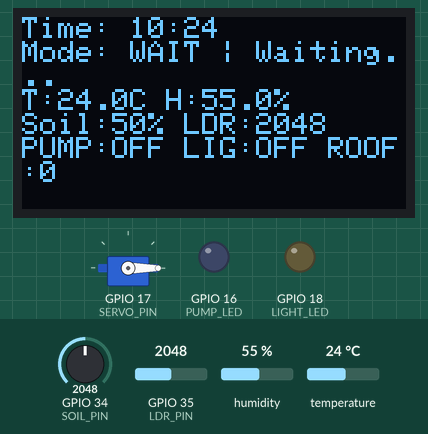
The program below on a simulated ESP32. Shown: servo, 128×64 one-colour display, output pins drawn as LEDs (lit = HIGH). Inputs (shaded band) come from the test bench; at power-on: temperature 24 °C, GPIO 34 (SOIL_PIN) = 2048, GPIO 35 (LDR_PIN) = 2048, humidity 55 %. WiFi joins after 1.5 s; servers stay silent unless stated; the local clock reads 2024-03-15 10:24:30 at power-on unless the program sets it; random numbers use the default seed unless the program sets one; no MQTT or app messages arrive unless stated; what the program prints to the serial monitor is not drawn.

Above: at 2.7 s.
2.8 s: temperature set to 41 °C
At 4.2 s:
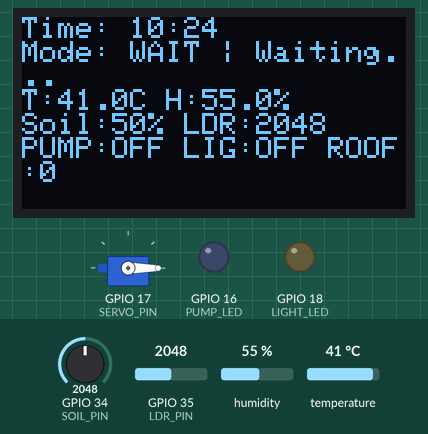
5.2 s: GPIO 34 (SOIL_PIN) set to 1960
At 6.2 s:
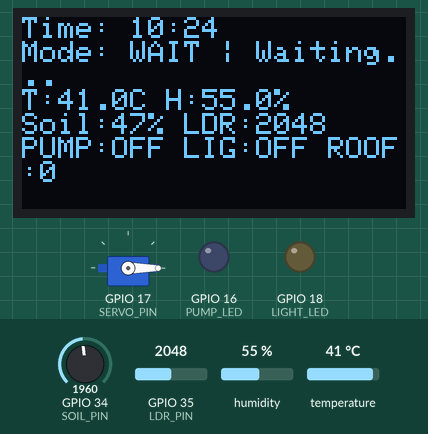
6.7 s: GPIO 35 (LDR_PIN) set to 1960
At 7.2 s:
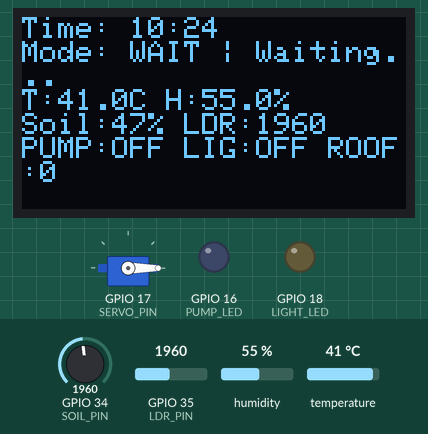
8.3 s: humidity set to 22 %
At 10.6 s:
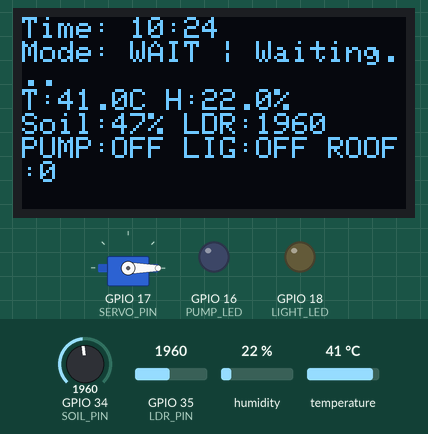
11.3 s: GPIO 34 (SOIL_PIN) set to 2040
12.8 s: GPIO 35 (LDR_PIN) set to 2040
At 13.6 s:
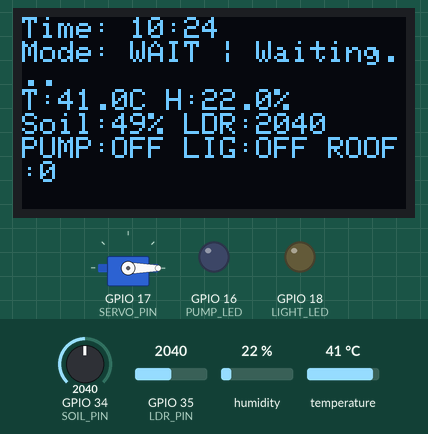
Timing chart, 0 to 15.8 s (numbered marks = the images above; inputs shaded):
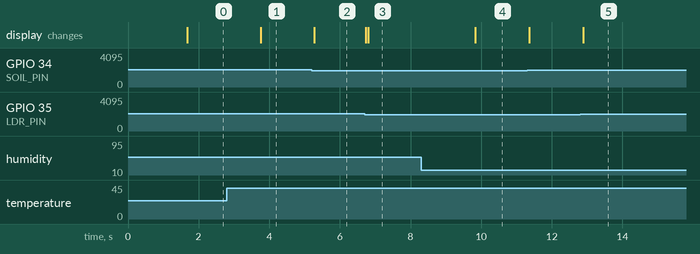

The program:

main.cpp
```cpp
#include <Adafruit_GFX.h>
#include <Adafruit_SSD1306.h>
#include <Arduino.h>
#include <ArduinoJson.h>
#include <DHT.h>
#include <ESP32Servo.h>
#include <PubSubClient.h>
#include <WiFi.h>
#include <WiFiClientSecure.h>
#include <time.h>

// --- Terminal Colors ---
#define CLR_RST "\x1B[0m"
#define CLR_RED "\x1B[31m"
#define CLR_GRN "\x1B[32m"
#define CLR_YLW "\x1B[33m"
#define CLR_BLU "\x1B[34m"
#define CLR_CYN "\x1B[36m"

// --- CẤU HÌNH ---
const char *ssid = "Wokwi-GUEST";
const char *password = "";
const char *mqtt_server = "*";
const char *mqtt_user = "*";
const char *mqtt_pass = "*";
const int mqtt_port = 8883;

// --- NTP SERVER ---
const char *ntpServer = "pool.ntp.org";
const long gmtOffset_sec = 7 * 3600; // UTC+7 (Việt Nam)
const int daylightOffset_sec = 0;

// --- CHÂN THIẾT BỊ ---
#define DHTPIN 15
#define DHTTYPE DHT22
#define SOIL_PIN 34
#define LDR_PIN 35
#define PUMP_LED 16
#define LIGHT_LED 18
#define BUZZER 19
#define SERVO_PIN 17

#define OLED_WIDTH 128
#define OLED_HEIGHT 64

DHT dht(DHTPIN, DHTTYPE);
Servo roofServo;
Adafruit_SSD1306 display(OLED_WIDTH, OLED_HEIGHT, &Wire, -1);
WiFiClientSecure espClient;
PubSubClient client(espClient);

// Biến điều khiển config (từ AUTO mode)
String currentCrop = "Waiting...";
int minMoisture = 0, maxMoisture = 0;
String currentMode = "WAIT";

// Trạng thái thiết bị hiện tại
bool isPumpOn = false;
bool isLightOn = false;
int roofAngle = 0; // 0 = đóng, 90 = mở

// Biến lưu trạng thái cũ để so sánh thay đổi và chống tràn terminal
float lastSentT = -1.0, lastSentH = -1.0;
int lastSentSoil = -1, lastSentLdr = -1;
bool lastSentPump = false, lastSentLight = false;
int lastSentRoof = -1;
String lastSentAlert = "";

unsigned long lastSend = 0;

// Hàm lọc nhiễu Analog
int readAverage(int pin) {
  long sum = 0;
  for (int i = 0; i < 10; i++) {
    sum += analogRead(pin);
    delay(2);
  }
  return sum / 10;
}

void setup_display() {
  if (!display.begin(SSD1306_SWITCHCAPVCC, 0x3C)) {
    Serial.println("Loi OLED!");
    for (;;)
      ;
  }
  display.clearDisplay();
  display.setTextSize(1);
  display.setTextColor(WHITE);
  display.setCursor(0, 10);
  display.println("Smart Farm Starting...");
  display.display();
}

void update_oled(float t, float h, int s, int ldr_val, struct tm timeinfo) {
  display.clearDisplay();
  display.setCursor(0, 0);

  // Hiển thị giờ hiện tại
  display.printf("Time: %02d:%02d\n", timeinfo.tm_hour, timeinfo.tm_min);
  display.printf("Mode: %s | %s\n", currentMode.c_str(), currentCrop.c_str());
  display.printf("T:%.1fC H:%.1f%%\n", t, h);
  display.printf("Soil:%d%% LDR:%d\n", s, ldr_val);

  // Trạng thái
  display.printf("PUMP:%s LIG:%s ROOF:%d", isPumpOn ? "ON" : "OFF",
                 isLightOn ? "ON" : "OFF", roofAngle);
  display.display();
}

void setup_wifi() {
  Serial.print("\n" CLR_CYN "[SYSTEM] Connecting WiFi..." CLR_RST);
  WiFi.begin(ssid, password);
  while (WiFi.status() != WL_CONNECTED) {
    delay(500);
    Serial.print(".");
  }
  Serial.println(CLR_GRN " OK!" CLR_RST);
  espClient.setInsecure();

  // Cài đặt thư viện lấy thời gian Internet
  configTime(gmtOffset_sec, daylightOffset_sec, ntpServer);
  struct tm timeinfo;
  if (!getLocalTime(&timeinfo)) {
    Serial.println("\n" CLR_RED "[EROR] Failed to obtain time" CLR_RST);
  } else {
    Serial.println("\n" CLR_GRN "[SYSTEM] Time synced successfully!" CLR_RST);
  }
}

// Cập nhật trạng thái đầu ra vật lý
void updateHardware() {
  digitalWrite(PUMP_LED, isPumpOn ? HIGH : LOW);
  digitalWrite(LIGHT_LED, isLightOn ? HIGH : LOW);

  // Ghi trực tiếp góc vào Servo (đã sửa lỗi chặn logic)
  roofServo.write(roofAngle);
}

void callback(char *topic, byte *payload, unsigned int length) {
  JsonDocument doc;
  DeserializationError error = deserializeJson(doc, payload, length);
  if (error)
    return;

  if (doc["cmd"] == "update_config") {
    if (doc["crop"].is<String>())
      currentCrop = doc["crop"].as<String>();
    if (doc["min"].is<int>())
      minMoisture = doc["min"];
    if (doc["max"].is<int>())
      maxMoisture = doc["max"];
    if (doc["mode"].is<String>())
      currentMode = doc["mode"].as<String>();
    Serial.println("\n" CLR_YLW
                   "[CONFIG] Data Updated from Dashboard!" CLR_RST);
  } else if (doc["cmd"] == "control" && currentMode == "MANUAL") {
    if (doc["pump"].is<String>())
      isPumpOn = (doc["pump"] == "ON");
    if (doc["light"].is<String>())
      isLightOn = (doc["light"] == "ON");
    if (doc["roof"].is<String>())
      roofAngle = (doc["roof"] == "OPEN") ? 90 : 0;

    updateHardware();
    Serial.println("\n" CLR_YLW "[MANUAL] Command Executed!" CLR_RST);
  }
}

void reconnect() {
  while (!client.connected()) {
    String clientId = "ESP32Farm-" + String(random(0xffff), HEX);
    if (client.connect(clientId.c_str(), mqtt_user, mqtt_pass)) {
      client.subscribe("farm/config");
      client.subscribe("farm/manual");
      Serial.println("\n" CLR_GRN "[MQTT] Connected and Ready!" CLR_RST);
    } else {
      Serial.print(CLR_RED "." CLR_RST);
      delay(5000);
    }
  }
}

void setup() {
  Serial.begin(115200);
  pinMode(PUMP_LED, OUTPUT);
  pinMode(LIGHT_LED, OUTPUT);
  pinMode(BUZZER, OUTPUT);


  ESP32PWM::allocateTimer(0);
  ESP32PWM::allocateTimer(1);
  ESP32PWM::allocateTimer(2);
  ESP32PWM::allocateTimer(3);
  roofServo.setPeriodHertz(50);
  roofServo.attach(SERVO_PIN, 500, 2400);
  roofAngle = 0;
  roofServo.write(roofAngle);

  dht.begin();
  setup_display();
  setup_wifi();

  client.setServer(mqtt_server, mqtt_port);
  client.setCallback(callback);
}

void loop() {
  if (!client.connected())
    reconnect();
  client.loop();

  // Đọc dữ liệu
  float h = dht.readHumidity();
  float t = dht.readTemperature();
  if (isnan(h) || isnan(t))
    return;

  int soil = map(readAverage(SOIL_PIN), 0, 4095, 0, 100);
  int ldr_value = readAverage(LDR_PIN);

  struct tm timeinfo;
  getLocalTime(&timeinfo);
  int hour = timeinfo.tm_hour;

  // Xử lý Logic AUTO
  if (currentMode == "AUTO") {
    // --- LỚP 1: BƠM TƯỚI NƯỚC ---
    bool inWateringTime = ((hour >= 5 && hour < 8) || (hour >= 16 && hour < 18));
    if (inWateringTime && minMoisture > 0) {
      if (soil < minMoisture)
        isPumpOn = true;
      else if (soil >= maxMoisture)
        isPumpOn = false;
    } else {
      isPumpOn = false;
    }

    // --- LỚP 2: QUẠT/MÁI CHE (SERVO) ---

    if (h >= 90.0) {
      roofAngle = 0; // Cực ẩm / Mưa to -> Đóng mái
    } else if (t >= 32.0) {
      roofAngle = 90; // Quá nóng -> Mở mái tản nhiệt
    } else if (h >= 75.0 && h < 90.0) {
      roofAngle = 90; // Hơi ẩm hầm bí -> Mở thông gió
    } else if (t <= 29.0 && h < 75.0) {
      roofAngle = 0; // Mát mẻ, khô ráo -> Đóng mái giữ nhiệt
    }

    // --- LỚP 3: CHIẾU SÁNG ---
    bool inNightRestTime = (hour >= 20 || hour < 5);
    if (inNightRestTime) {
      isLightOn = false;
    } else {
      if (ldr_value > 2000)
        isLightOn = true;
      else if (ldr_value < 1000)
        isLightOn = false;
    }

    // --- LỚP 4: CẢNH BÁO (CÒI) ---
    if (t > 35.0) {
      tone(BUZZER, 1500); // Kêu gắt báo nóng
    } else if (soil < 10) {
      tone(BUZZER, 800); // Kêu trầm báo khô
    } else {
      noTone(BUZZER);
    }

    updateHardware();
  } else if (currentMode == "MAINT." || currentMode == "WAIT") {
    // Tắt hết thiết bị khi bảo trì hoặc chờ lệnh
    isPumpOn = false;
    isLightOn = false;
    roofAngle = 0;
    noTone(BUZZER);
    updateHardware();
  }

  update_oled(t, h, soil, ldr_value, timeinfo);

  // TRÌNH BÀY TERMINAL
  String currentAlert = (t > 35.0) ? "HOT" : (soil < 10 ? "DRY" : "OK");

  bool sensorsChanged =
      (abs(t - lastSentT) > 0.5 || abs(h - lastSentH) > 1.0 ||
       abs(soil - lastSentSoil) > 1 || abs(ldr_value - lastSentLdr) > 50);

  bool devicesChanged =
      (isPumpOn != lastSentPump || isLightOn != lastSentLight ||
       roofAngle != lastSentRoof || currentAlert != lastSentAlert);

  if (sensorsChanged || devicesChanged || (millis() - lastSend > 30000)) {

    // 1. In Serial (ANSI Colors + Clean Block Format)
    Serial.println(
        "\n" CLR_CYN
        "==================== [ STATE UPDATE ] ====================" CLR_RST);
    Serial.printf("Time: %02d:%02d:%02d | Mode: %s | Crop: %s\n",
                  timeinfo.tm_hour, timeinfo.tm_min, timeinfo.tm_sec,
                  currentMode.c_str(), currentCrop.c_str());

    Serial.print("Sensors: ");
    if (t > 35.0)
      Serial.print(CLR_RED);
    else
      Serial.print(CLR_GRN);
    Serial.printf("Temp: %.1fC " CLR_RST, t);
    Serial.printf("| Humi: %.1f%% | ", h);

    if (soil < 10)
      Serial.print(CLR_RED);
    else
      Serial.print(CLR_BLU);
    Serial.printf("Soil: %d%% " CLR_RST, soil);
    Serial.printf("| LDR: %d\n", ldr_value);

    Serial.printf("Devices: Pump [%s] | Light [%s] | Roof Servo [%d deg]\n",
                  isPumpOn ? "ON" : "OFF", isLightOn ? "ON" : "OFF", roofAngle);

    if (currentAlert != "OK") {
      Serial.print(CLR_YLW "CRITICAL: " CLR_RST);
      Serial.println((currentAlert == "HOT") ? "High Temperature Alert!"
                                             : "Soil Moisture Low Alert!");
    }
    Serial.println(
        CLR_CYN
        "==========================================================" CLR_RST);

    // 2. Gửi MQTT
    JsonDocument docOut;
    docOut["temp"] = t;
    docOut["humi"] = h;
    docOut["soil"] = soil;
    docOut["ldr"] = ldr_value;
    docOut["pump"] = isPumpOn ? "ON" : "OFF";
    docOut["light"] = isLightOn ? "ON" : "OFF";
    docOut["roof"] = (roofAngle > 0) ? "OPEN" : "CLOSED";
    docOut["alert"] = (t > 35.0) ? "Nhiệt độ quá cao!"
                                 : (soil < 10 ? "Đất quá khô!" : "Bình thường");

    char buffer[256];
    serializeJson(docOut, buffer);
    client.publish("farm/sensors", buffer);

    // Lưu lại trạng thái vừa gửi
    lastSentT = t;
    lastSentH = h;
    lastSentSoil = soil;
    lastSentLdr = ldr_value;
    lastSentPump = isPumpOn;
    lastSentLight = isLightOn;
    lastSentRoof = roofAngle;
    lastSentAlert = currentAlert;
    lastSend = millis();


    updateHardware();
  }
}
```

Measured:
- after the input at 2.8 s, the display: changes after 0.95 s (image 1)
- after the input at 5.2 s, the display: changes after 0.08 s (image 2)
- after the input at 6.7 s, the display: first changes at once (image 3 shows a later state)
- after the input at 8.3 s, the display: changes after 1.5 s (image 4)
